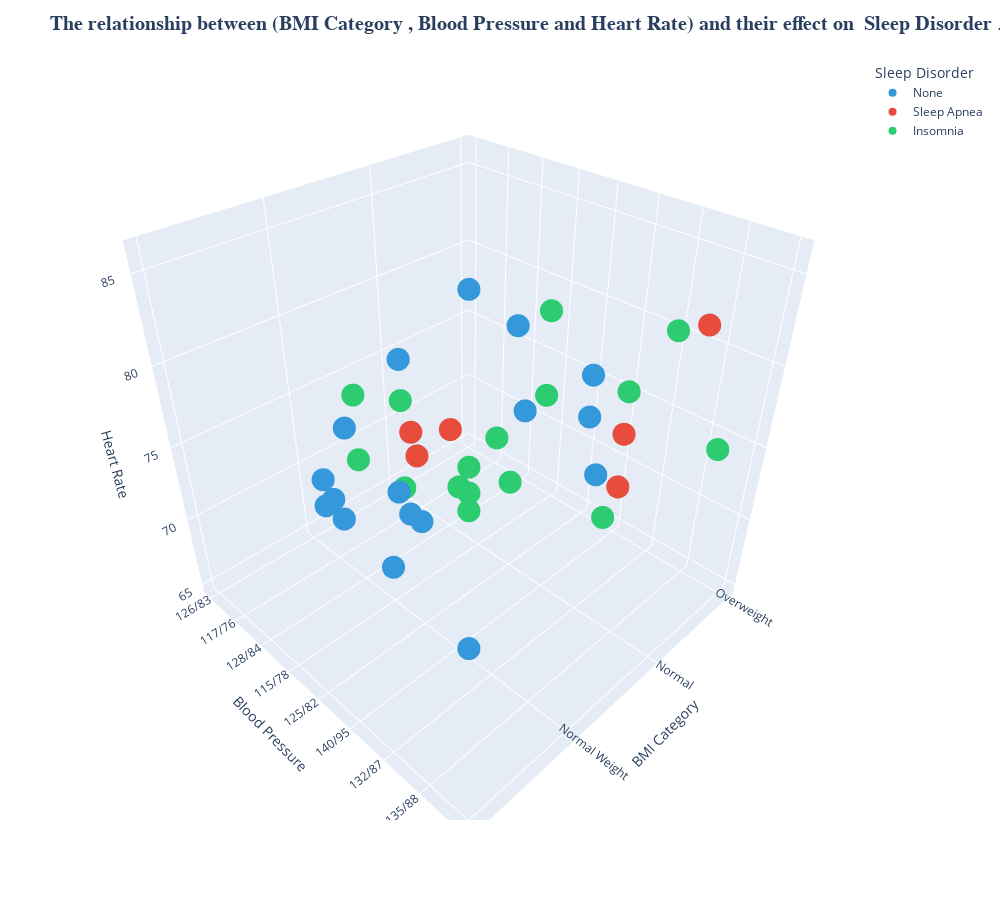

The code cell stored with this chart in its notebook:
### Code cell
fig=px.scatter_3d(df,x='BMI Category',y='Blood Pressure',z='Heart Rate',
                  color='Sleep Disorder',width=1000,height=900,
                  color_discrete_sequence=['#3498db', '#e74c3c', '#2ecc71', '#9b59b6'])


fig.update_layout(title='<b>The relationship between (BMI Category , Blood Pressure and Heart Rate) and their effect on  Sleep Disorder</b> ..',
                  titlefont={'size': 20,'family': 'Serif'},
                  showlegend=True)



fig.show()

### Figure 1 — Plotly figure (JSON) as saved in the notebook; plotly's stock layout.template omitted (floating-point values rounded to 4 significant figures; data arrays with more than 128 entries replaced by an {"elided": "..."} marker saying what was removed)
{"data": [{"hovertemplate": "Sleep Disorder=None<br>BMI Category=%{x}<br>Blood Pressure=%{y}<br>Heart Rate=%{z}<extra></extra>", "legendgroup": "None", "marker": {"color": "#3498db", "symbol": "circle"}, "mode": "markers", "name": "None", "scene": "scene", "showlegend": true, "type": "scatter3d", "x": {"elided": "219 str values"}, "y": {"elided": "219 str values"}, "z": {"elided": "219 int values"}}, {"hovertemplate": "Sleep Disorder=Sleep Apnea<br>BMI Category=%{x}<br>Blood Pressure=%{y}<br>Heart Rate=%{z}<extra></extra>", "legendgroup": "Sleep Apnea", "marker": {"color": "#e74c3c", "symbol": "circle"}, "mode": "markers", "name": "Sleep Apnea", "scene": "scene", "showlegend": true, "type": "scatter3d", "x": ["Obese", "Obese", "Normal Weight", "Normal", "Normal Weight", "Normal", "Overweight", "Overweight", "Obese", "Overweight", "Normal", "Normal", "Obese", "Overweight", "Overweight", "Normal", "Overweight", "Overweight", "Overweight", "Overweight", "Overweight", "Overweight", "Overweight", "Overweight", "Overweight", "Overweight", "Obese", "Obese", "Overweight", "Overweight", "Overweight", "Overweight", "Overweight", "Overweight", "Overweight", "Overweight", "Overweight", "Overweight", "Overweight", "Overweight", "Overweight", "Overweight", "Overweight", "Overweight", "Overweight", "Overweight", "Overweight", "Overweight", "Overweight", "Overweight", "Overweight", "Overweight", "Overweight", "Overweight", "Overweight", "Overweight", "Overweight", "Overweight", "Overweight", "Overweight", "Overweight", "Overweight", "Overweight", "Overweight", "Overweight", "Overweight", "Overweight", "Overweight", "Overweight", "Overweight", "Overweight", "Overweight", "Overweight", "Overweight", "Overweight", "Overweight", "Overweight", "Overweight"], "y": ["140/90", "140/90", "132/87", "120/80", "130/86", "120/80", "131/86", "131/86", "135/88", "129/84", "115/75", "130/85", "135/88", "130/85", "130/85", "130/85", "130/85", "140/95", "140/95", "140/95", "140/95", "140/95", "140/95", "140/95", "140/95", "140/95", "139/91", "139/91", "140/95", "140/95", "140/95", "140/95", "140/95", "140/95", "140/95", "140/95", "140/95", "140/95", "140/95", "140/95", "140/95", "140/95", "140/95", "140/95", "140/95", "140/95", "140/95", "140/95", "140/95", "140/95", "140/95", "140/95", "140/95", "140/95", "140/95", "140/95", "140/95", "140/95", "140/95", "140/95", "140/95", "140/95", "140/95", "140/95", "140/95", "140/95", "140/95", "140/95", "140/95", "140/95", "140/95", "140/95", "140/95", "140/95", "140/95", "140/95", "140/95", "140/95"], "z": [85, 85, 80, 70, 78, 70, 81, 81, 84, 74, 68, 68, 84, 78, 78, 70, 72, 75, 75, 75, 75, 75, 75, 75, 75, 75, 86, 86, 75, 75, 75, 75, 75, 75, 75, 75, 75, 75, 75, 75, 75, 75, 75, 75, 75, 75, 75, 75, 72, 72, 68, 68, 68, 68, 68, 68, 68, 68, 68, 68, 68, 68, 68, 68, 68, 68, 68, 68, 68, 68, 68, 68, 68, 68, 68, 68, 68, 68]}, {"hovertemplate": "Sleep Disorder=Insomnia<br>BMI Category=%{x}<br>Blood Pressure=%{y}<br>Heart Rate=%{z}<extra></extra>", "legendgroup": "Insomnia", "marker": {"color": "#2ecc71", "symbol": "circle"}, "mode": "markers", "name": "Insomnia", "scene": "scene", "showlegend": true, "type": "scatter3d", "x": ["Obese", "Obese", "Normal Weight", "Normal Weight", "Normal", "Normal", "Overweight", "Normal", "Overweight", "Normal", "Overweight", "Overweight", "Overweight", "Overweight", "Overweight", "Overweight", "Overweight", "Overweight", "Overweight", "Overweight", "Overweight", "Overweight", "Overweight", "Overweight", "Overweight", "Overweight", "Normal", "Normal", "Overweight", "Overweight", "Overweight", "Overweight", "Overweight", "Overweight", "Overweight", "Overweight", "Overweight", "Overweight", "Overweight", "Overweight", "Overweight", "Overweight", "Overweight", "Overweight", "Overweight", "Overweight", "Overweight", "Overweight", "Overweight", "Overweight", "Overweight", "Overweight", "Overweight", "Overweight", "Overweight", "Overweight", "Overweight", "Overweight", "Overweight", "Overweight", "Overweight", "Overweight", "Overweight", "Overweight", "Overweight", "Overweight", "Overweight", "Obese", "Obese", "Overweight", "Overweight", "Overweight", "Overweight", "Overweight", "Overweight", "Overweight", "Normal"], "y": ["140/90", "140/90", "132/87", "130/86", "125/80", "115/75", "129/84", "130/85", "132/87", "130/85", "130/85", "135/90", "130/85", "135/90", "130/85", "135/90", "130/85", "130/85", "130/85", "130/85", "130/85", "130/85", "130/85", "130/85", "130/85", "130/85", "130/85", "130/85", "135/90", "130/85", "130/85", "130/85", "135/90", "130/85", "135/90", "130/85", "135/90", "130/85", "135/90", "130/85", "135/90", "130/85", "135/90", "130/85", "130/85", "135/90", "130/85", "130/85", "135/90", "130/85", "130/85", "135/90", "130/85", "135/90", "130/85", "130/85", "135/90", "135/90", "135/90", "135/90", "135/90", "135/90", "135/90", "135/90", "135/90", "135/90", "135/90", "142/92", "142/92", "140/95", "130/85", "130/85", "130/85", "130/85", "130/85", "130/85", "125/80"], "z": [85, 82, 80, 78, 72, 68, 74, 68, 80, 70, 72, 65, 72, 65, 72, 65, 72, 72, 72, 72, 72, 72, 72, 72, 72, 72, 70, 70, 65, 72, 72, 72, 65, 72, 65, 72, 65, 72, 65, 72, 65, 72, 65, 72, 72, 65, 72, 72, 65, 72, 72, 65, 72, 65, 72, 78, 65, 65, 65, 65, 65, 65, 65, 65, 65, 65, 65, 83, 83, 75, 72, 72, 72, 72, 72, 72, 65]}], "layout": {"height": 900, "legend": {"title": {"text": "Sleep Disorder"}, "tracegroupgap": 0}, "margin": {"t": 60}, "scene": {"domain": {"x": [0, 1], "y": [0, 1]}, "xaxis": {"title": {"text": "BMI Category"}}, "yaxis": {"title": {"text": "Blood Pressure"}}, "zaxis": {"title": {"text": "Heart Rate"}}}, "showlegend": true, "title": {"font": {"family": "Serif", "size": 20}, "text": "<b>The relationship between (BMI Category , Blood Pressure and Heart Rate) and their effect on  Sleep Disorder</b> .."}, "width": 1000}}
